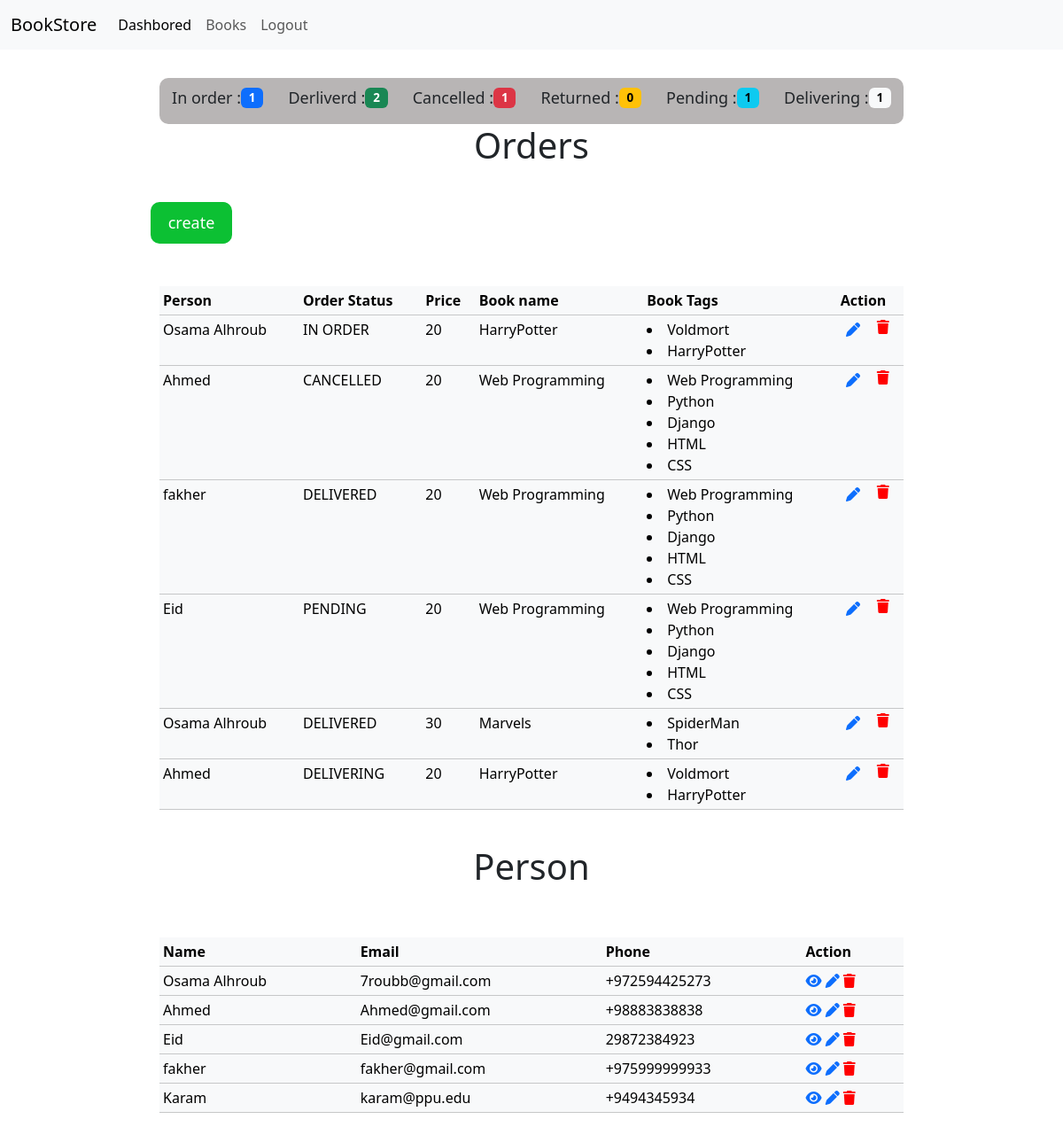
The app's page /, older data.
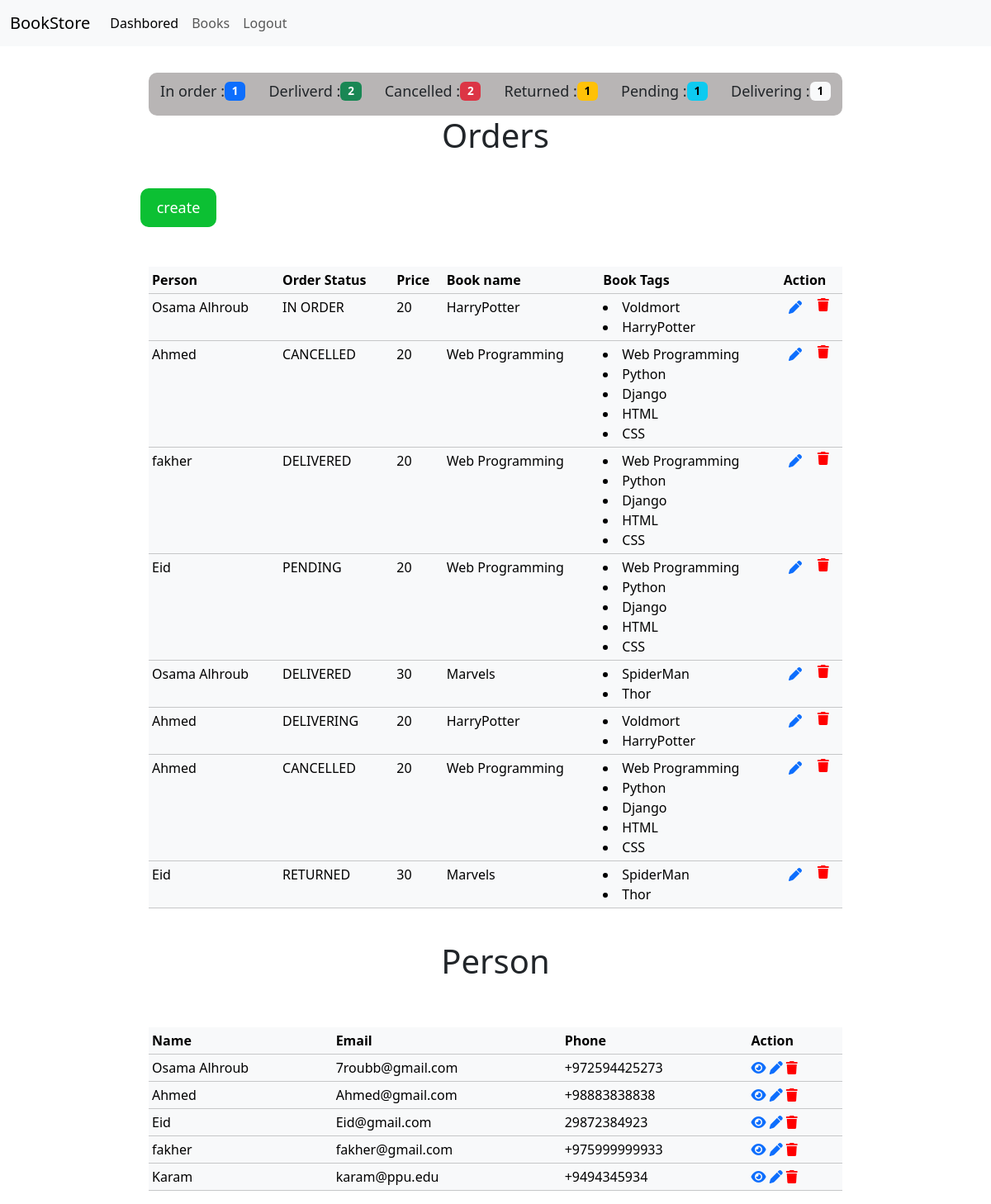
The same page, newer data.
### Store/models.py (models this page shows, shortened)
class Order(models.Model):
    customer = models.ForeignKey(Customer, on_delete=models.CASCADE)
    book = models.ForeignKey(Book, on_delete=models.CASCADE)
    quantity = models.IntegerField(default=1)
    STATUS = [
       ('IN ORDER','IN ORDER'),
        ('DELIVERED','DELIVERED'),
        ('CANCELLED','CANCELLED'),
        ('RETURNED','RETURNED'),
        ('PENDING','PENDING'),
        ('DELIVERING','DELIVERING'),
    ]
    status = models.CharField(max_length=100, choices=STATUS)

class Customer(models.Model):
    name = models.CharField(max_length=100)
    email = models.EmailField(max_length=100)
    address = models.CharField(max_length=100)
    phone = models.CharField(max_length=100)

class Book(models.Model):
    name = models.CharField(max_length=100,null=True, blank=True)
    author = models.CharField(max_length=100 ,null=True, blank=True)
    price = models.CharField(max_length=100 ,null=True)
    issuDate = models.DateField(null=True, blank=True)
    CATOGRTY = [
        ('Fiction', 'Fiction'),
        ('Non-Fiction', 'Non-Fiction'),
        ('Biography', 'Biography'),
        ('Thriller', 'Thriller'),
        ('Romance', 'Romance'),
        ('Horror', 'Horror'),
        ('Mystery', 'Mystery'),
        ('Sci-Fi', 'Sci-Fi'),
        ('Self-Help', 'Self-Help'),
        ('Health', 'Health'),
        ('Cooking', 'Cooking'),
        ('History', 'History'),
        ('Travel', 'Travel'),
        ('Education', 'Education'),
        ('Business', 'Business'),
        ('Politics', 'Politics'),
        ('Religion', 'Religion'),
        ('Spirituality', 'Spirituality'),
        ('Science', 'Science'),
        ('Technology', 'Technology'),
    ]
    category = models.CharField(max_length=100, choices=CATOGRTY)
    tag = models.ManyToManyField(Tag, blank=True, null= True)

class Tag (models.Model):
    name = models.CharField(max_length=100)

### Store/views.py (the view)
# urls.py: 2. Add a URL to urlpatterns:  path('', views.home, name='home')
def home(request):
    person = Customer.objects.all()
    order = Order.objects.all()
    book = Book.objects.all()
    in_order = Order.objects.filter(status='IN ORDER').count()
    delivered = Order.objects.filter(status='DELIVERED').count()
    cancelled = Order.objects.filter(status='CANCELLED').count()
    returned = Order.objects.filter(status='RETURNED').count()
    pending = Order.objects.filter(status='PENDING').count()
    delivering = Order.objects.filter(status='DELIVERING').count()
    context = {'persons':person
               , 'book':book ,
                'order':order,
                'in_order':in_order,
                'delivered':delivered,
                'cancelled':cancelled,
                'returned':returned,
                'pending':pending,
                'delivering':delivering}
    return render(request,'dashbored.html',context)

### Store/templates/dashbored.html (shortened to what this page needs)
{% extends "main.html" %}
{% block content %}
<div class='content'>
<div class="header">
    <p> In order :   <span class="badge text-bg-primary">{{in_order}}</span></p>
    <p> Derliverd :   <span class="badge text-bg-success">{{delivered}}</span></p>
    <p> Cancelled :   <span class="badge text-bg-danger"> {{cancelled}}</span> </p>
    <p> Returned :   <span class="badge text-bg-warning">{{returned}}</span> </p>
    <p> Pending :   <span class="badge text-bg-info">{{pending}}</span></p>
    <p> Delivering :   <span class="badge text-bg-light">{{delivering}}</span></p>
</div>
<h1>Orders</h1>
<table class="table table-sm table-light">
    <thead>
        <a  class='create' href='{% url "create" %}'>create</a>
      <tr>
        <th scope="col">Person</th>
        <th scope="col">Order Status</th>
        <th scope="col"> Price </th>
        <th scope="col">Book name</th>
        <th scope="col">Book Tags</th>
        <th scope = "col">
            Action
        </th>
      </tr>
    </thead>
    <tbody>
{% for  oe in order %} <tr>
        <td>{{oe.customer.name}}</td>
        <td>{{oe.status}}</td>
        <td>{{oe.book.price}}</td>
        <td>{{oe.book.name}}</td>
        <td>
        {% for t in oe.book.tag.all %}
        <li>{{t.name}}</li>
        {% endfor %}
        </td>
        <td >
          <div class = 'Action'>
          <a href = '{% url "update" oe.id %}'><i class="fa-solid fa-pen"></i></a>
          <form class='dlt-form' action="{% url "delete" oe.id %}" method="post">
            <button type="submit" class="delete" onclick="return confirm('Are you sure you want to delete this course?');">
        <i class="fa-solid fa-trash"></i>
              </button>
        </form>
      </div>
        </td>
      </tr>
    {% endfor %}
    </tbody>
  </table>
  <br>
  <h1>Person</h1>
  <table class="table table-sm table-light">
    <thead>
      <tr>
        <th scope="col"> Name </th>
        <th scope="col">Email</th>
        <th scope="col"> Phone </th>
        <th scope = "col">
            Action
        </th>
      </tr>
    </thead>
    <tbody>
{% for  person in persons %} <tr>
        <td>{{person.name}}</td>
        <td>{{person.email}}</td>
        <td>{{person.phone}}</td>
        <td>
            <a href = "{% url "customer" person.id %}"><i class="fa-solid fa-eye"></i></a>
            <a href = '#'><i class="fa-solid fa-pen"></i></a>
            <a href='#'><i class="fa-solid fa-trash"></i></a>
        </td>
      </tr>
    {% endfor %}
    </tbody>
  </table>
</div>
{% endblock  %}

Row changes from the older to the newer data that the page shows:
added Order: customer.name "Ahmed", status "CANCELLED", book.price "20", book.name "Web Programming", Tag (name "Web Programming"), Tag (name "Python"), Tag (name "Django"), Tag (name "HTML"), Tag (name "CSS")
added Order: customer.name "Eid", status "RETURNED", book.price "30", book.name "Marvels", Tag (name "SpiderMan"), Tag (name "Thor")
Text that changed along with them:
{{ cancelled }}: "1" → "2"
{{ returned }}: "0" → "1"
